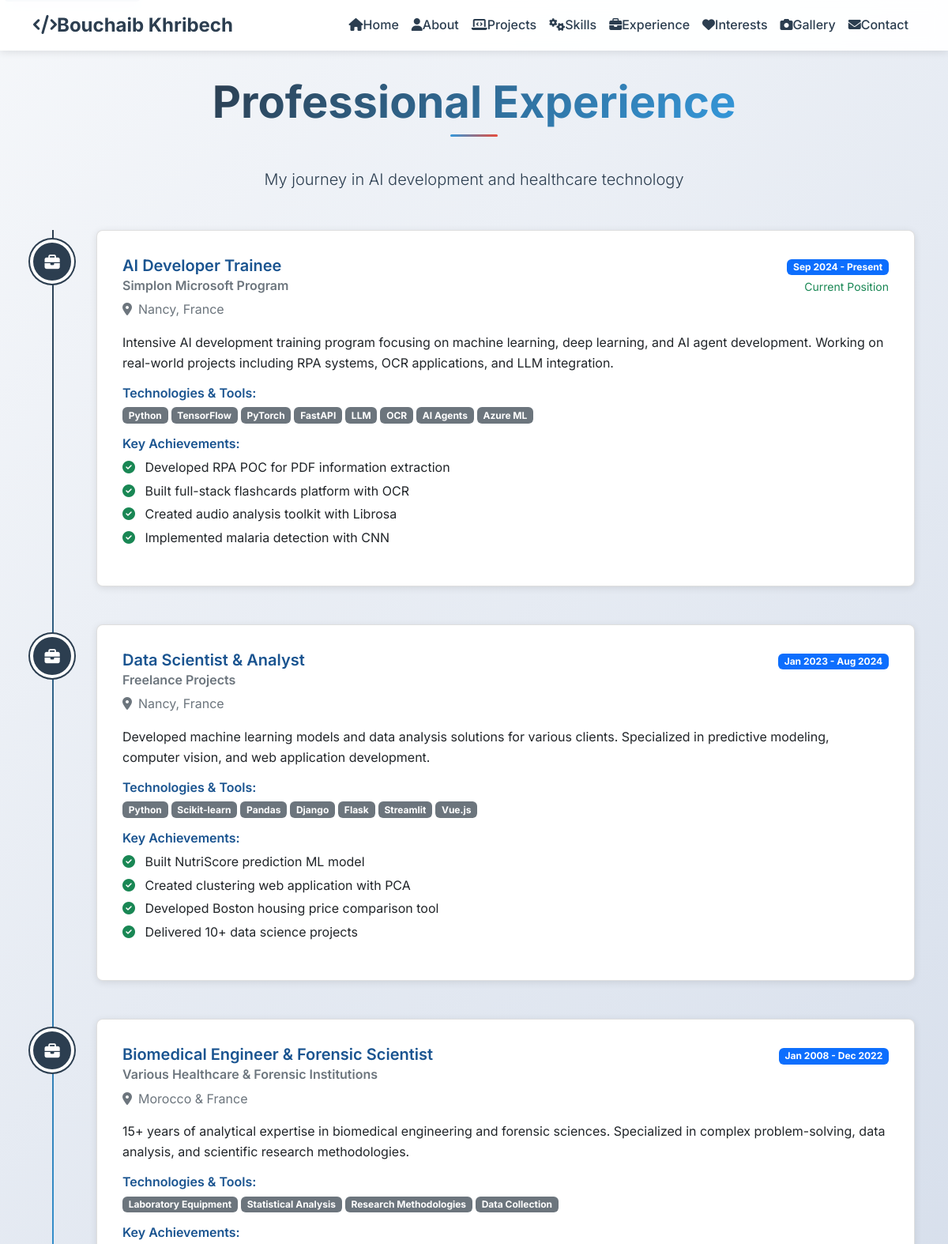
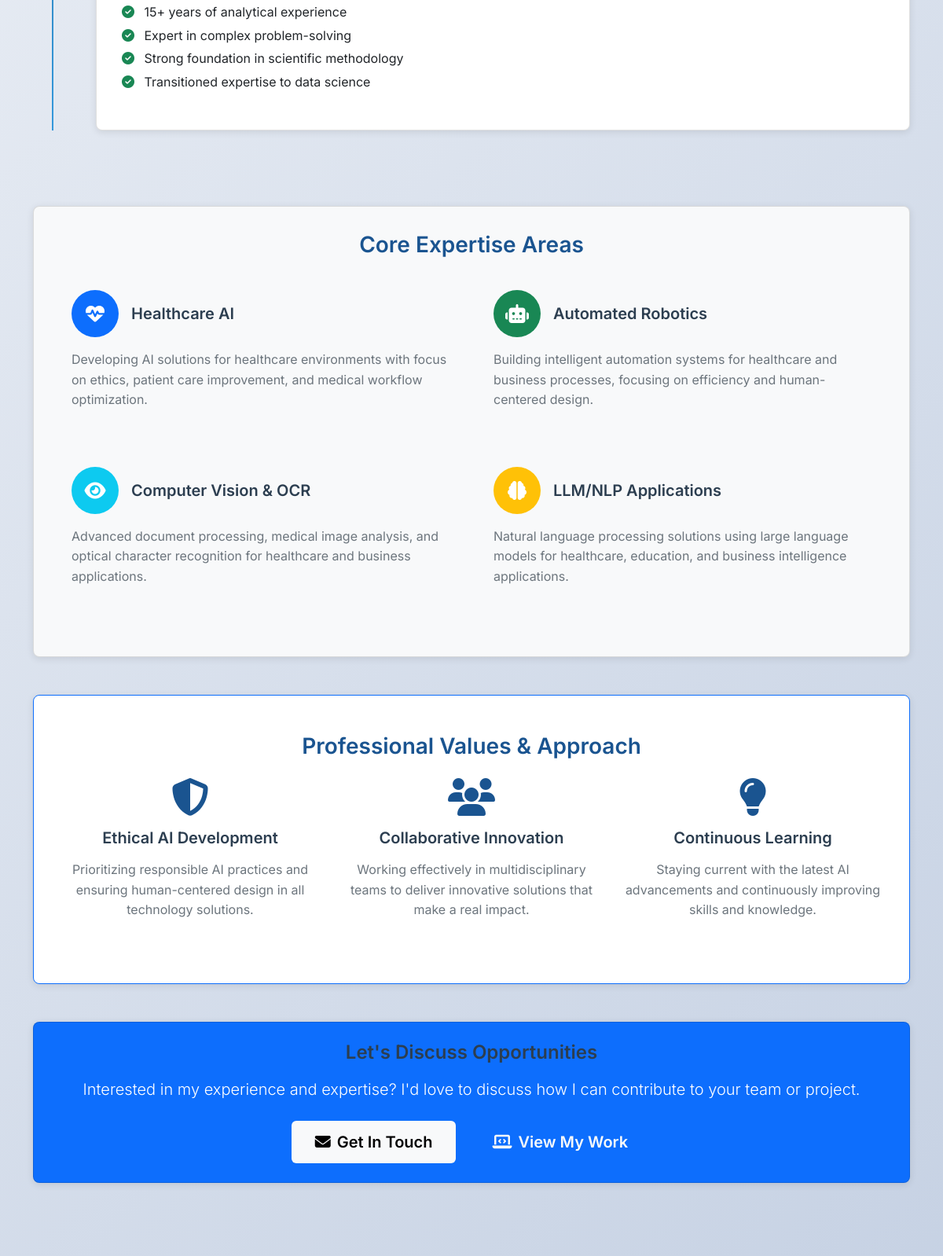
Screenshot of /experience (upper part) with the database file from the repository (2 pictures, top to bottom).
### portfolio_app/models/experience.py (models this page shows, shortened)
class Experience(db.Model):
    __tablename__ = "experiences"
    id = db.Column(db.Integer, primary_key=True)
    title = db.Column(db.String(100), nullable=False)
    company = db.Column(db.String(100), nullable=False)
    location = db.Column(db.String(100))
    start_date = db.Column(db.Date, nullable=False)
    end_date = db.Column(db.Date)  # Null if current position
    description = db.Column(db.Text, nullable=False)
    technologies = db.Column(db.String(200))
    achievements = db.Column(db.Text)
    created_date = db.Column(db.DateTime, default=lambda: datetime.now(timezone.utc))

### portfolio_app/__init__.py (the view)
    @app.route("/experience")
    def experience():
        from .models.experience import Experience
        experiences = Experience.query.order_by(Experience.start_date.desc()).all()
        return render_template("experience.html", experiences=experiences)

### portfolio_app/templates/experience.html (shortened to what this page needs)
{% extends "base.html" %}
{% block content %}
<div class="container py-5 mt-5">
    <div class="text-center mb-5">
        <h1 class="display-4 section-title">Professional Experience</h1>
        <p class="lead">My journey in AI development and healthcare technology</p>
    </div>
    <div class="row">
        <div class="col-12">
            <div class="timeline">
                {% for experience in experiences %}
                <div class="timeline-item loading">
                    <div class="timeline-marker">
                        <i class="fas fa-briefcase"></i>
                    </div>
                    <div class="timeline-content">
                        <div class="card">
                            <div class="card-body">
                                <div class="d-flex justify-content-between align-items-start mb-3">
                                    <div>
                                        <h5 class="text-primary mb-1">{{ experience.title }}</h5>
                                        <h6 class="text-muted mb-2">{{ experience.company }}</h6>
                                        <p class="text-muted mb-0">
                                            <i class="fas fa-map-marker-alt me-2"></i>{{ experience.location }}
                                        </p>
                                    </div>
                                    <div class="text-end">
                                        <span class="badge bg-primary">
                                            {{ experience.start_date.strftime('%b %Y') }} -
                                            {% if experience.end_date %}
                                                {{ experience.end_date.strftime('%b %Y') }}
                                            {% else %}
                                                Present
                                            {% endif %}
                                        </span>
                                        {% if not experience.end_date %}
                                        <br><small class="text-success">Current Position</small>
                                        {% endif %}
                                    </div>
                                </div>
                                <p class="card-text mb-3">{{ experience.description }}</p>
                                <div class="mb-3">
                                    <h6 class="text-primary mb-2">Technologies & Tools:</h6>
                                    <div class="d-flex flex-wrap gap-1">
                                        {% for tech in experience.technologies.split(', ') %}
                                            <span class="badge bg-secondary">{{ tech }}</span>
                                        {% endfor %}
                                    </div>
                                </div>
                                {% if experience.achievements %}
                                <div class="mb-3">
                                    <h6 class="text-primary mb-2">Key Achievements:</h6>
                                    <ul class="list-unstyled">
                                        {% for achievement in experience.achievements.split('\n') %}
                                        {% if achievement.strip() %}
                                        <li class="mb-1">
                                            <i class="fas fa-check-circle text-success me-2"></i>
                                            {{ achievement.strip().lstrip('• ') }}
                                        </li>
                                        {% endif %}
                                        {% endfor %}
                                    </ul>
                                </div>
                                {% endif %}
                            </div>
                        </div>
                    </div>
                </div>
                {% endfor %}
            </div>
        </div>
    </div>
    <div class="row mt-5">
        <div class="col-12">
            <div class="card bg-light loading">
                <div class="card-body">
                    <h3 class="text-primary text-center mb-4">Core Expertise Areas</h3>
                    <div class="row">
                        <div class="col-md-6 mb-4">
                            <div class="expertise-item">
                                <div class="d-flex align-items-center mb-3">
                                    <div class="expertise-icon bg-primary text-white me-3">
                                        <i class="fas fa-heartbeat"></i>
                                    </div>
                                    <h5 class="mb-0">Healthcare AI</h5>
                                </div>
                                <p class="text-muted">
                                    Developing AI solutions for healthcare environments with focus on ethics,
                                    patient care improvement, and medical workflow optimization.
                                </p>
                            </div>
                        </div>
                        <div class="col-md-6 mb-4">
                            <div class="expertise-item">
                                <div class="d-flex align-items-center mb-3">
                                    <div class="expertise-icon bg-success text-white me-3">
                                        <i class="fas fa-robot"></i>
                                    </div>
                                    <h5 class="mb-0">Automated Robotics</h5>
                                </div>
                                <p class="text-muted">
                                    Building intelligent automation systems for healthcare and business processes,
                                    focusing on efficiency and human-centered design.
                                </p>
                            </div>
                        </div>
                        <div class="col-md-6 mb-4">
                            <div class="expertise-item">
                                <div class="d-flex align-items-center mb-3">
                                    <div class="expertise-icon bg-info text-white me-3">
                                        <i class="fas fa-eye"></i>
                                    </div>
                                    <h5 class="mb-0">Computer Vision & OCR</h5>
                                </div>
                                <p class="text-muted">
                                    Advanced document processing, medical image analysis, and optical character
                                    recognition for healthcare and business applications.
                                </p>
                            </div>
                        </div>
                        <div class="col-md-6 mb-4">
                            <div class="expertise-item">
                                <div class="d-flex align-items-center mb-3">
                                    <div class="expertise-icon bg-warning text-white me-3">
                                        <i class="fas fa-brain"></i>
                                    </div>
                                    <h5 class="mb-0">LLM/NLP Applications</h5>
                                </div>
                                <p class="text-muted">
                                    Natural language processing solutions using large language models for
                                    healthcare, education, and business intelligence applications.
                                </p>
                            </div>
                        </div>
                    </div>
                </div>
            </div>
        </div>
    </div>
    <div class="row mt-5">
        <div class="col-12">
            <div class="card border-primary loading">
                <div class="card-body text-center py-5">
                    <h3 class="text-primary mb-4">Professional Values & Approach</h3>
                    <div class="row">
                        <div class="col-md-4 mb-3">
                            <i class="fas fa-shield-alt fa-3x text-primary mb-3"></i>
                            <h5>Ethical AI Development</h5>
                            <p class="text-muted">
                                Prioritizing responsible AI practices and ensuring human-centered design
                                in all technology solutions.
                            </p>
                        </div>
                        <div class="col-md-4 mb-3">
                            <i class="fas fa-users fa-3x text-primary mb-3"></i>
                            <h5>Collaborative Innovation</h5>
                            <p class="text-muted">
                                Working effectively in multidisciplinary teams to deliver innovative
                                solutions that make a real impact.
                            </p>
                        </div>
                        <div class="col-md-4 mb-3">
                            <i class="fas fa-lightbulb fa-3x text-primary mb-3"></i>
                            <h5>Continuous Learning</h5>
                            <p class="text-muted">
                                Staying current with the latest AI advancements and continuously
                                improving skills and knowledge.
                            </p>
                        </div>
                    </div>
                </div>
            </div>
        </div>
    </div>
    <div class="row mt-5">
        <div class="col-12 text-center">
            <div class="card bg-primary text-white loading">
                <div class="card-body py-4">
                    <h4 class="mb-3">Let's Discuss Opportunities</h4>
                    <p class="lead mb-4">
                        Interested in my experience and expertise? I'd love to discuss how I can
                        contribute to your team or project.
                    </p>
                    <div class="d-flex justify-content-center gap-3">
                        <a href="{{ url_for('contact') }}" class="btn btn-light btn-lg">
                            <i class="fas fa-envelope me-2"></i>Get In Touch
                        </a>
                        <a href="{{ url_for('projects') }}" class="btn btn-outline-light btn-lg">
                            <i class="fas fa-laptop-code me-2"></i>View My Work
                        </a>
                    </div>
                </div>
            </div>
        </div>
    </div>
</div>
{% endblock %}

### portfolio_app/static/css/modern-portfolio.css (style rules this page uses)
:root { --primary-color: #2c3e50; --secondary-color: #3498db; --accent-color: #e74c3c; --success-color: #27ae60; --warning-color: #f39c12; --light-bg: #ecf0f1; --dark-bg: #34495e; --text-primary: #2c3e50; --text-secondary: #7f8c8d; --white: #ffffff; --shadow-light: 0 2px 10px rgba(0,0,0,0.1); --shadow-medium: 0 5px 20px rgba(0,0,0,0.15); --shadow-heavy: 0 10px 30px rgba(0,0,0,0.2); --border-radius: 8px; --transition: all 0.3s cubic-bezier(0.4, 0, 0.2, 1); }
* { margin: 0; padding: 0; box-sizing: border-box; }
body { font-family: 'Inter', 'Segoe UI', Tahoma, Geneva, Verdana, sans-serif; line-height: 1.6; color: var(--text-primary); background: linear-gradient(135deg, #f5f7fa 0%, #c3cfe2 100%); min-height: 100vh; }
h1, h2, h3, h4, h5, h6 { font-weight: 600; margin-bottom: 1rem; color: var(--primary-color); }
.display-4 { font-weight: 700; background: linear-gradient(135deg, var(--primary-color), var(--secondary-color)); -webkit-background-clip: text; -webkit-text-fill-color: transparent; background-clip: text; }
.card { border: none; border-radius: var(--border-radius); box-shadow: var(--shadow-light); transition: var(--transition); overflow: hidden; background: var(--white); }
.card-body { padding: 2rem; }
.btn { border-radius: var(--border-radius); font-weight: 500; padding: 12px 30px; transition: var(--transition); border: none; position: relative; overflow: hidden; }
.loading { opacity: 0; animation: fadeInUp 0.8s ease-out forwards; }
.loading:nth-child(1) { animation-delay: 0.1s; }
.loading:nth-child(2) { animation-delay: 0.2s; }
.loading:nth-child(3) { animation-delay: 0.3s; }
.section-title { position: relative; display: inline-block; margin-bottom: 3rem; }
.section-title::after { content: ''; position: absolute; bottom: -10px; left: 50%; transform: translateX(-50%); width: 60px; height: 3px; background: linear-gradient(90deg, var(--secondary-color), var(--accent-color)); border-radius: 2px; }
.text-primary { color: #1a5490 !important; }
.text-muted { color: #6c757d !important; }
.btn { font-weight: 600; min-height: 44px; min-width: 44px; border-radius: 6px; }
a { color: #1a5490; text-decoration: underline; text-decoration-thickness: 1px; text-underline-offset: 2px; }
.card { border: 1px solid rgba(0, 0, 0, 0.125); }

### portfolio_app/templates/experience.html (style rules this page uses)
.timeline { position: relative; padding-left: 3rem; }
.timeline::before { content: ''; position: absolute; left: 1.5rem; top: 0; bottom: 0; width: 2px; background: linear-gradient(to bottom, var(--primary-color), var(--secondary-color)); }
.timeline-item { position: relative; margin-bottom: 3rem; }
.timeline-marker { position: absolute; left: -3rem; top: 1rem; width: 3rem; height: 3rem; background: var(--primary-color); border-radius: 50%; display: flex; align-items: center; justify-content: center; color: white; font-size: 1.2rem; box-shadow: 0 0 0 4px white, 0 0 0 6px var(--primary-color); }
.timeline-content { margin-left: 2rem; }
.expertise-icon { width: 60px; height: 60px; border-radius: 50%; display: flex; align-items: center; justify-content: center; font-size: 1.5rem; }
.expertise-item { height: 100%; padding: 1rem; border-radius: 8px; transition: all 0.3s ease; }

### rows the page displays
Experience: title "AI Developer Trainee", company "Simplon Microsoft Program", location "Nancy, France", start_date "Sep 2024", shows "Present", shows "Current Position", description "Intensive AI development training program focusing on machine learning, deep learning, and AI agent development. Working on real-world projects including RPA systems, OCR applications, and LLM integration.", tech "Python" "TensorFlow" "PyTorch" "FastAPI" "LLM" "OCR" "AI Agents" "Azure ML", strip "Developed RPA POC for PDF information extraction" "Built full-stack flashcards platform with OCR" "Created audio analysis toolkit with Librosa" "Implemented malaria detection with CNN"
Experience: title "Data Scientist & Analyst", company "Freelance Projects", location "Nancy, France", start_date "Jan 2023", end_date "Aug 2024", description "Developed machine learning models and data analysis solutions for various clients. Specialized in predictive modeling, computer vision, and web application development.", tech "Python" "Scikit-learn" "Pandas" "Django" "Flask" "Streamlit" "Vue.js", strip "Built NutriScore prediction ML model" "Created clustering web application with PCA" "Developed Boston housing price comparison tool" "Delivered 10+ data science projects"
Experience: title "Biomedical Engineer & Forensic Scientist", company "Various Healthcare & Forensic Institutions", location "Morocco & France", start_date "Jan 2008", end_date "Dec 2022", description "15+ years of analytical expertise in biomedical engineering and forensic sciences. Specialized in complex problem-solving, data analysis, and scientific research methodologies.", tech "Laboratory Equipment" "Statistical Analysis" "Research Methodologies" "Data Collection", strip "15+ years of analytical experience" "Expert in complex problem-solving" "Strong foundation in scientific methodology" "Transitioned expertise to data science"
